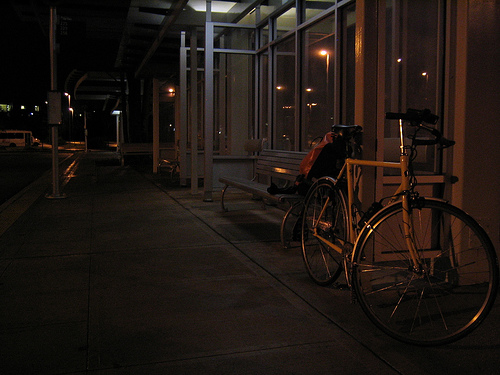
#> input picture 2015_00003.png, 500 x 375 px
$ python -i apply_clahe.py   (imports and definitions only)
#> lines starting #> are read from the running program, lines starting #| are printed output that depends on the picture
#> further down, picture is the input picture: shape (375, 500, 3); mean B, G, R 18.1, 22.9, 30.7
import argparse
import shutil
from pathlib import Path

import cv2
import numpy as np


def apply_clahe_color(img, clip_limit = 2.0, tile_grid = 8):
#> called with clip_limit = 2, tile_grid = 8
    lab = cv2.cvtColor(img, cv2.COLOR_BGR2LAB)
#> lab: shape (375, 500, 3); mean of channels 0, 1, 2 23.2, 131, 132.2
    l, a, b = cv2.split(lab)
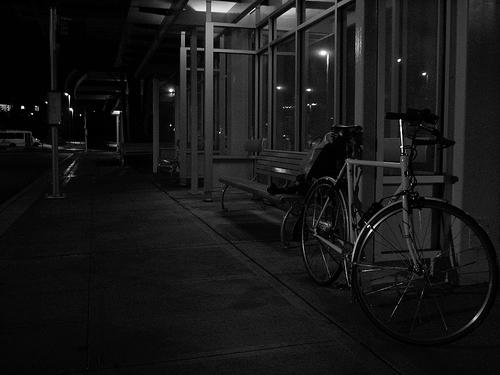
#> l: shape (375, 500); min 0, max 255, mean 23.2
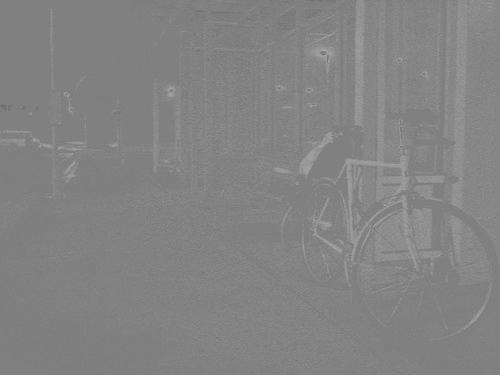
#> a: shape (375, 500); min 108, max 174, mean 131
    clahe = cv2.createCLAHE(clipLimit=clip_limit, tileGridSize=(tile_grid, tile_grid))
    l2 = clahe.apply(l)
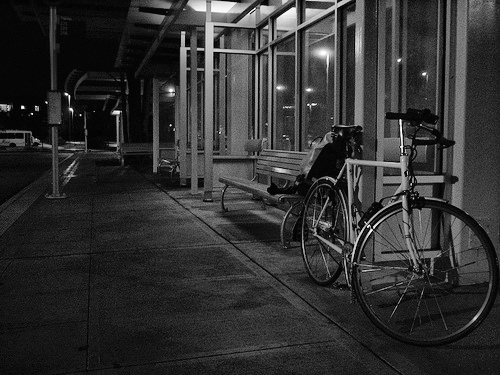
#> l2: shape (375, 500); min 1, max 255, mean 49
    lab2 = cv2.merge([l2, a, b])
#> lab2: shape (375, 500, 3); mean of channels 0, 1, 2 49, 131, 132.2
    return cv2.cvtColor(lab2, cv2.COLOR_LAB2BGR)
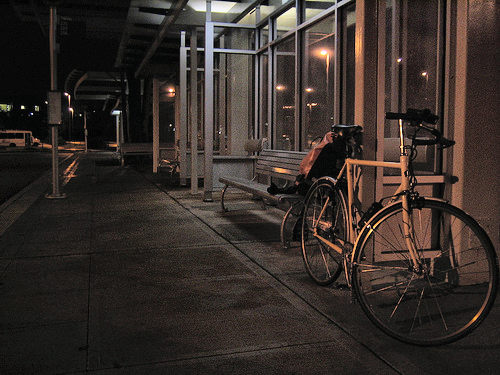
#> returned value: shape (375, 500, 3); mean B, G, R 41.2, 45.9, 54.6


def process_pair(base, src, dst, clip_limit, tile_grid):
    img1_path = src / f"{base}_img1.ppm"
    img2_path = src / f"{base}_img2.ppm"
    flow_path = src / f"{base}_flow.flo"

    if not img1_path.exists() or not img2_path.exists() or not flow_path.exists():
        print(f"Skipping {base}: missing files.")
        return

    img1 = cv2.imread(str(img1_path), cv2.IMREAD_COLOR)
    img2 = cv2.imread(str(img2_path), cv2.IMREAD_COLOR)
    if img1 is None or img2 is None:
        print(f"Skipping {base}: failed to read images.")
        return

    out1 = apply_clahe_color(img1, clip_limit=clip_limit, tile_grid=tile_grid)
    out2 = apply_clahe_color(img2, clip_limit=clip_limit, tile_grid=tile_grid)

    dst.mkdir(parents=True, exist_ok=True)
    cv2.imwrite(str(dst / img1_path.name), out1)
    cv2.imwrite(str(dst / img2_path.name), out2)
    shutil.copy2(flow_path, dst / flow_path.name)


def main():
    parser = argparse.ArgumentParser(description="Apply CLAHE to a FlyingChairs-format dataset.")
    parser.add_argument("--src", type=Path, default=Path("Flyingchairs_100_dark/data"),
                        help="Source directory containing *_img1.ppm, *_img2.ppm, *_flow.flo")
    parser.add_argument("--dst", type=Path, default=Path("FlyingChairs_100_CLAHE/data"),
                        help="Destination directory to write CLAHE-processed images and copied flows")
    parser.add_argument("--clip-limit", type=float, default=2.0, help="CLAHE clipLimit parameter")
    parser.add_argument("--tile-grid", type=int, default=8, help="CLAHE tileGridSize parameter (square)")
    args = parser.parse_args()

    img1_files = sorted(args.src.glob("*_img1.ppm"))
    print(f"Found {len(img1_files)} image pairs in {args.src}")

    for img1_path in img1_files:
        base = img1_path.stem.replace("_img1", "")
        process_pair(base, args.src, args.dst, args.clip_limit, args.tile_grid)

    print(f"Done. Output written to {args.dst}")


# [2 lines not run here, left out]

>>> import cv2
>>> picture = cv2.imread('2015_00003.png')
>>> result = apply_clahe_color(picture)
